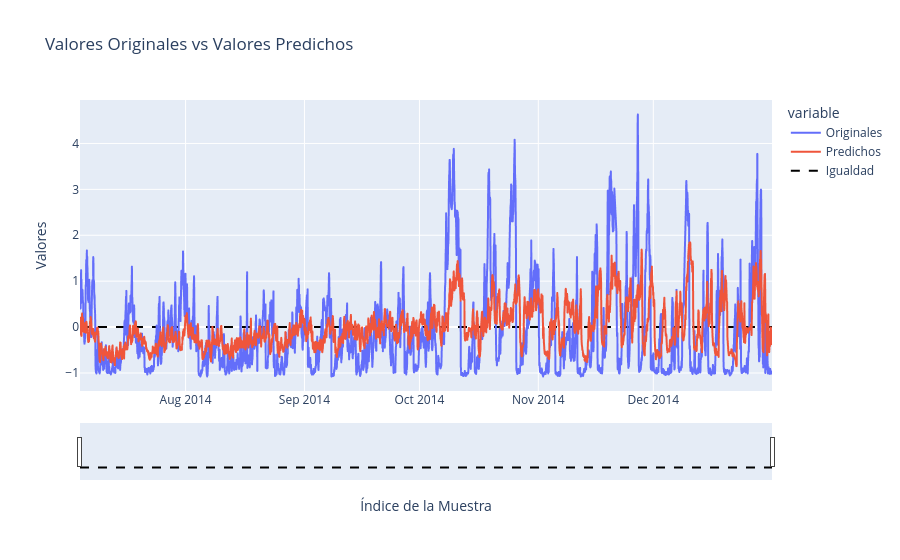

Notebook source saved alongside this figure:
### Code cell
# Crea un DataFrame con los datos originales y los predichos
df = pd.DataFrame({'Originales': valY.flatten(), 'Predichos': prediccionLSTM.flatten()})
df.index = val_date

fecha_inicio = df.index[0]
fecha_fin = df.index[-1]


fig = px.line(df, title='Valores Originales vs Valores Predichos')
fig.update_xaxes(rangeslider_visible=True, title='Índice de la Muestra', range=[fecha_inicio, fecha_fin])
fig.update_yaxes(title='Valores')


fig.add_trace(go.Scatter(x=df.index, y=[0] * len(df), mode='lines', name='Igualdad', line=dict(color='black', dash='dash')))
dfLSTM = df
fig.show()

### Figure 1 — Plotly figure (JSON) as saved in the notebook; plotly's stock layout.template omitted (floating-point values rounded to 4 significant figures; data arrays with more than 128 entries replaced by an {"elided": "..."} marker saying what was removed)
{"data": [{"hovertemplate": "variable=Originales<br>index=%{x}<br>value=%{y}<extra></extra>", "legendgroup": "Originales", "line": {"color": "#636efa", "dash": "solid"}, "marker": {"symbol": "circle"}, "mode": "lines", "name": "Originales", "showlegend": true, "type": "scattergl", "x": {"elided": "4333 str values"}, "xaxis": "x", "y": {"elided": "4333 float values"}, "yaxis": "y"}, {"hovertemplate": "variable=Predichos<br>index=%{x}<br>value=%{y}<extra></extra>", "legendgroup": "Predichos", "line": {"color": "#EF553B", "dash": "solid"}, "marker": {"symbol": "circle"}, "mode": "lines", "name": "Predichos", "showlegend": true, "type": "scattergl", "x": {"elided": "4333 str values"}, "xaxis": "x", "y": {"elided": "4333 float values"}, "yaxis": "y"}, {"line": {"color": "black", "dash": "dash"}, "mode": "lines", "name": "Igualdad", "type": "scatter", "x": {"elided": "4333 str values"}, "y": {"elided": "4333 int values"}}], "layout": {"legend": {"title": {"text": "variable"}, "tracegroupgap": 0}, "title": {"text": "Valores Originales vs Valores Predichos"}, "xaxis": {"anchor": "y", "domain": [0, 1], "range": ["2014-07-04T11:00:00", "2014-12-31T23:00:00"], "rangeslider": {"visible": true}, "title": {"text": "Índice de la Muestra"}}, "yaxis": {"anchor": "x", "domain": [0, 1], "title": {"text": "Valores"}}}}
